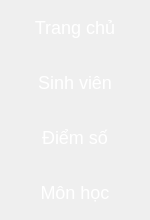
        <widget class="QFrame" name="frame_bottom_menu">
         <property name="minimumSize">
          <size>
           <width>150</width>
           <height>0</height>
          </size>
         </property>
         <property name="maximumSize">
          <size>
           <width>150</width>
           <height>16777215</height>
          </size>
         </property>
         <property name="styleSheet">
          <string notr="true">QPushButton {
	border: none;
	background-color: rgba(0,0,0,0);
	font-family: 'Segoe UI Light', 'Segoe UI', Arial, sans-serif;
	font-size: 18px;
	color: white;
}
QPushButton:hover {
	background-color: rgb(0,143,150);
}
QPushButton:pressed {	
	background-color: rgba(0,0,0,0);
}
</string>
         </property>
         <property name="frameShape">
          <enum>QFrame::NoFrame</enum>
         </property>
         <property name="frameShadow">
          <enum>QFrame::Plain</enum>
         </property>
         <layout class="QVBoxLayout" name="verticalLayout_16">
          <property name="spacing">
           <number>0</number>
          </property>
          <property name="leftMargin">
           <number>0</number>
          </property>
          <property name="topMargin">
           <number>0</number>
          </property>
          <property name="rightMargin">
           <number>0</number>
          </property>
          <property name="bottomMargin">
           <number>0</number>
          </property>
          <item>
           <widget class="QFrame" name="menu_button_1">
            <property name="minimumSize">
             <size>
              <width>150</width>
              <height>55</height>
             </size>
            </property>
            <property name="maximumSize">
             <size>
              <width>150</width>
              <height>55</height>
             </size>
            </property>
            <property name="layoutDirection">
             <enum>Qt::LeftToRight</enum>
            </property>
            <property name="autoFillBackground">
             <bool>false</bool>
            </property>
            <property name="frameShape">
             <enum>QFrame::NoFrame</enum>
            </property>
            <property name="frameShadow">
             <enum>QFrame::Plain</enum>
            </property>
            <layout class="QHBoxLayout" name="horizontalLayout_39">
             <property name="spacing">
              <number>0</number>
             </property>
             <property name="leftMargin">
              <number>0</number>
             </property>
             <property name="topMargin">
              <number>0</number>
             </property>
             <property name="rightMargin">
              <number>0</number>
             </property>
             <property name="bottomMargin">
              <number>0</number>
             </property>
             <item>
              <widget class="QPushButton" name="pushButton_home">
               <property name="minimumSize">
                <size>
                 <width>150</width>
                 <height>55</height>
                </size>
               </property>
               <property name="maximumSize">
                <size>
                 <width>150</width>
                 <height>55</height>
                </size>
               </property>
               <property name="toolTip">
                <string>Home</string>
               </property>
               <property name="styleSheet">
                <string notr="true"/>
               </property>
               <property name="text">
                <string>Trang chủ</string>
               </property>
               <property name="icon">
                <iconset resource="icons/quanlySinhVien.qrc">
                 <normaloff>:/icons/1x/homeAsset 46.png</normaloff>:/icons/1x/homeAsset 46.png</iconset>
               </property>
               <property name="iconSize">
                <size>
                 <width>22</width>
                 <height>22</height>
                </size>
               </property>
               <property name="flat">
                <bool>true</bool>
               </property>
              </widget>
             </item>
            </layout>
           </widget>
          </item>
          <item>
           <widget class="QFrame" name="menu_button_2">
            <property name="minimumSize">
             <size>
              <width>150</width>
              <height>55</height>
             </size>
            </property>
            <property name="maximumSize">
             <size>
              <width>150</width>
              <height>55</height>
             </size>
            </property>
            <property name="frameShape">
             <enum>QFrame::NoFrame</enum>
            </property>
            <property name="frameShadow">
             <enum>QFrame::Plain</enum>
            </property>
            <layout class="QHBoxLayout" name="horizontalLayout_40">
             <property name="spacing">
              <number>0</number>
             </property>
             <property name="leftMargin">
              <number>0</number>
             </property>
             <property name="topMargin">
              <number>0</number>
             </property>
             <property name="rightMargin">
              <number>0</number>
             </property>
             <property name="bottomMargin">
              <number>0</number>
             </property>
             <item>
              <widget class="QPushButton" name="pushButton_sinhvien">
               <property name="minimumSize">
                <size>
                 <width>150</width>
                 <height>55</height>
                </size>
               </property>
               <property name="maximumSize">
                <size>
                 <width>150</width>
                 <height>55</height>
                </size>
               </property>
               <property name="toolTip">
                <string>Bug</string>
               </property>
               <property name="styleSheet">
                <string notr="true"/>
               </property>
               <property name="text">
                <string>Sinh viên</string>
               </property>
               <property name="icon">
                <iconset resource="icons/quanlySinhVien.qrc">
                 <normaloff>:/icons/1x/peopleAsset 62.png</normaloff>:/icons/1x/peopleAsset 62.png</iconset>
               </property>
               <property name="iconSize">
                <size>
                 <width>22</width>
                 <height>22</height>
                </size>
               </property>
               <property name="flat">
                <bool>true</bool>
               </property>
              </widget>
             </item>
            </layout>
           </widget>
          </item>
          <item>
           <widget class="QFrame" name="menu_button_3">
            <property name="minimumSize">
             <size>
              <width>150</width>
              <height>55</height>
             </size>
            </property>
            <property name="maximumSize">
             <size>
              <width>150</width>
              <height>55</height>
             </size>
            </property>
            <property name="frameShape">
             <enum>QFrame::NoFrame</enum>
            </property>
            <property name="frameShadow">
             <enum>QFrame::Plain</enum>
            </property>
            <layout class="QHBoxLayout" name="horizontalLayout_41">
             <property name="spacing">
              <number>0</number>
             </property>
             <property name="leftMargin">
              <number>0</number>
             </property>
             <property name="topMargin">
              <number>0</number>
             </property>
             <property name="rightMargin">
              <number>0</number>
             </property>
             <property name="bottomMargin">
              <number>0</number>
             </property>
             <item>
              <widget class="QPushButton" name="pushButton_diemso">
               <property name="minimumSize">
                <size>
                 <width>150</width>
                 <height>55</height>
                </size>
               </property>
               <property name="maximumSize">
                <size>
                 <width>150</width>
                 <height>55</height>
                </size>
               </property>
               <property name="toolTip">
                <string>Cloud</string>
               </property>
               <property name="styleSheet">
                <string notr="true"/>
               </property>
               <property name="text">
                <string>Điểm số</string>
               </property>
               <property name="icon">
                <iconset resource="icons/quanlySinhVien.qrc">
                 <normaloff>:/icons/1x/bookAsset 57.png</normaloff>:/icons/1x/bookAsset 57.png</iconset>
               </property>
               <property name="iconSize">
                <size>
                 <width>22</width>
                 <height>12</height>
                </size>
               </property>
               <property name="flat">
                <bool>true</bool>
               </property>
              </widget>
             </item>
            </layout>
           </widget>
          </item>
          <item>
           <widget class="QFrame" name="menu_button_4">
            <property name="minimumSize">
             <size>
              <width>150</width>
              <height>55</height>
             </size>
            </property>
            <property name="maximumSize">
             <size>
              <width>150</width>
              <height>55</height>
             </size>
            </property>
            <property name="frameShape">
             <enum>QFrame::NoFrame</enum>
            </property>
            <property name="frameShadow">
             <enum>QFrame::Plain</enum>
            </property>
            <layout class="QHBoxLayout" name="horizontalLayout_42">
             <property name="spacing">
              <number>0</number>
             </property>
             <property name="leftMargin">
              <number>0</number>
             </property>
             <property name="topMargin">
              <number>0</number>
             </property>
             <property name="rightMargin">
              <number>0</number>
             </property>
             <property name="bottomMargin">
              <number>0</number>
             </property>
             <item>
              <widget class="QPushButton" name="pushButton_doan">
               <property name="minimumSize">
                <size>
                 <width>150</width>
                 <height>55</height>
                </size>
               </property>
               <property name="maximumSize">
                <size>
                 <width>150</width>
                 <height>55</height>
                </size>
               </property>
               <property name="toolTip">
                <string>Android</string>
               </property>
               <property name="styleSheet">
                <string notr="true"/>
               </property>
               <property name="text">
                <string>Môn học</string>
               </property>
               <property name="icon">
                <iconset resource="icons/quanlySinhVien.qrc">
                 <normaloff>:/icons/1x/smileAsset 1.png</normaloff>:/icons/1x/smileAsset 1.png</iconset>
               </property>
               <property name="iconSize">
                <size>
                 <width>20</width>
                 <height>22</height>
                </size>
               </property>
               <property name="flat">
                <bool>true</bool>
               </property>
              </widget>
             </item>
            </layout>
           </widget>
          </item>
          <item>
           <widget class="QFrame" name="menu_button_5">
            <property name="minimumSize">
             <size>
              <width>150</width>
              <height>0</height>
             </size>
            </property>
            <property name="maximumSize">
             <size>
              <width>150</width>
              <height>16777215</height>
             </size>
            </property>
            <property name="frameShape">
             <enum>QFrame::NoFrame</enum>
            </property>
            <property name="frameShadow">
             <enum>QFrame::Plain</enum>
            </property>
            <layout class="QVBoxLayout" name="verticalLayout_17">
             <property name="spacing">
              <number>0</number>
             </property>
             <property name="leftMargin">
              <number>0</number>
             </property>
             <property name="topMargin">
              <number>0</number>
             </property>
             <property name="rightMargin">
              <number>0</number>
             </property>
             <property name="bottomMargin">
              <number>0</number>
             </property>
            </layout>
           </widget>
          </item>
         </layout>
        </widget>
